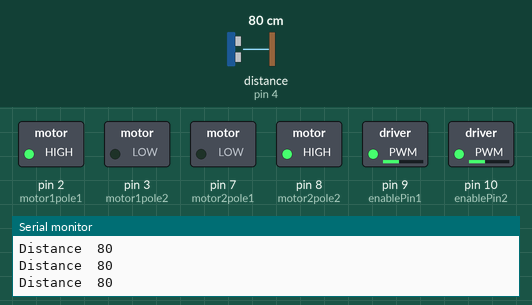
Recording of a sketch running on a simulated Arduino Uno, built with avr-gcc and run on an emulated ATmega328P. Parts: switched loads named in the sketch (green lamp = pin HIGH), the last lines printed to the serial monitor. Wiring (inferred from the names in the program): ultrasonic range finder: trigger pin 5; echo pin 4. The test bench sets the inputs (shaded band); at power-on: distance to the obstacle (sensor on pin 4) 80 cm. The echo pulse lasts 58.3 µs per cm; random numbers use the default seed unless the sketch sets one; pins used as bus, display or sensor lines are not drawn.

Above: at 1.2 s.
1.3 s: distance to the obstacle (sensor on pin 4) set to 35 cm
2.8 s: distance to the obstacle (sensor on pin 4) set to 28 cm
At 4.0 s:
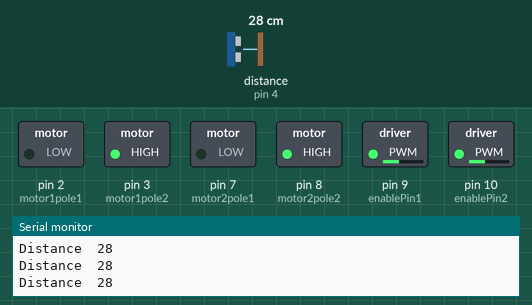
4.4 s: distance to the obstacle (sensor on pin 4) set to 25 cm
At 5.0 s:
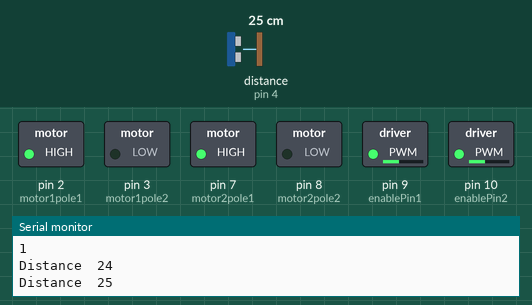
6.1 s: distance to the obstacle (sensor on pin 4) set to 60 cm
At 7.1 s:
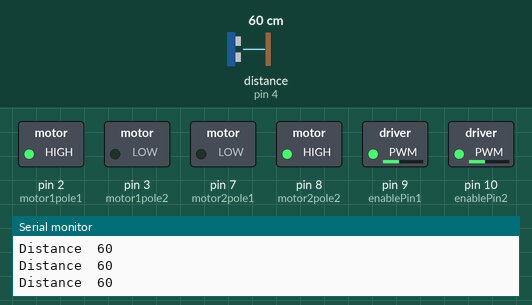
7.7 s: distance to the obstacle (sensor on pin 4) set to 2 cm
At 8.6 s:
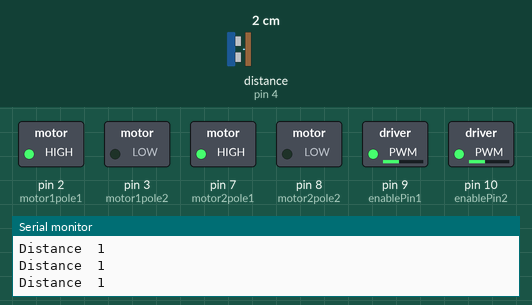
Timing chart, 0 to 10.3 s (numbered marks = the images above; inputs shaded):
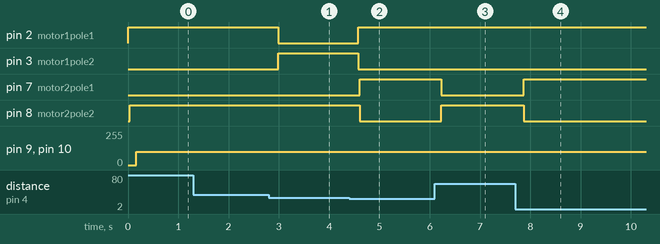

Measured:
- the behaviour switches between 31 and 30 cm on distance to the obstacle (sensor on pin 4) (found by bisection; images 0 and 1)
- the behaviour switches between 28 and 27 cm on distance to the obstacle (sensor on pin 4) (found by bisection; images 1 and 2)
- after the input at 2.8 s, pin 2 (motor1pole1): HIGH → LOW after 0.18 s; pin 3 (motor1pole2): LOW → HIGH after 0.18 s
- after the input at 4.4 s, pin 2 (motor1pole1): LOW → HIGH after 0.18 s; pin 3 (motor1pole2): HIGH → LOW after 0.18 s; pin 7 (motor2pole1): LOW → HIGH after 0.21 s; pin 8 (motor2pole2): HIGH → LOW after 0.21 s
- after the input at 6.1 s, pin 7 (motor2pole1): HIGH → LOW after 0.13 s; pin 8 (motor2pole2): LOW → HIGH after 0.13 s
- after the input at 7.7 s, pin 7 (motor2pole1): LOW → HIGH after 0.17 s; pin 8 (motor2pole2): HIGH → LOW after 0.17 s

The sketch:

Sumo_Logic_Avoid.ino
```cpp
#define echoPin 4 // Echo Pin Input
#define trigPin 5 // Trigger Pin Output

#define motor1pole1 2
#define motor1pole2 3
#define motor2pole1 7
#define motor2pole2 8

// map L293d motor enable pins to Arduino pins
#define enablePin1 9
#define enablePin2 10

#define M1_MAX_SPEED 100
#define M2_MAX_SPEED 100

#define motordelay 30
#define debugmotorsec 100

int mspeed = 160;  // pick a starting speed up to 255
int previousDistance;
int i;
int j;

void setup() {
  Serial.begin (115200);
  pinMode(trigPin, OUTPUT);
  pinMode(echoPin, INPUT);

  // set mapped L293D motor1 and motor 2 enable pins on Arduino to output (to turn on/off motor1 and motor2 via L293D)
  pinMode(enablePin1, OUTPUT);
  pinMode(enablePin2, OUTPUT);

  // set mapped motor poles to Arduino pins (via L293D)
  pinMode( motor1pole1 , OUTPUT);
  pinMode( motor1pole2, OUTPUT);
  pinMode( motor2pole1, OUTPUT);
  pinMode( motor2pole2 , OUTPUT);
  motorspeed(0, 0);
}

void loop()
{
  echo();
  motorspeed(mspeed, mspeed);
}

void echo()
{
  //int maximumRange = 60; // Maximum range needed
  int minimumRange = 30; // Minimum range needed
  long duration, distance; // Duration used to calculate distance

  digitalWrite(trigPin, LOW);
  delayMicroseconds(2);
  digitalWrite(trigPin, HIGH);
  delayMicroseconds(10);
  digitalWrite(trigPin, LOW);

  duration = pulseIn(echoPin, HIGH);
  distance = (duration) / 58.2;
  Serial.print ("Distance\t");
  Serial.println (distance);

    if (distance <= minimumRange)
    {
      if (previousDistance > distance)
      {
        i = random (1, 3);
        Serial.println (i);
        if (i == 1)
        {
          j = 2;
        }
        if (i == 2)
        {
          j = 1;
        }
      }
      motorforward(i);
      motorback(j);
      delay(debugmotorsec);
    }
      else
      {
        motorforward(1);
        motorforward(2);
        delay(debugmotorsec);
      }
    //delay(50);
    previousDistance = distance;
}

// MOTOR FUNCTIONS

void motorstop(int motornum){
  delay(motordelay);
  if (motornum == 1) {
    digitalWrite(motor1pole1, LOW);
    digitalWrite(motor1pole2, LOW);
  }
  else if (motornum == 2) {

    digitalWrite(motor2pole1, LOW);
    digitalWrite(motor2pole2, LOW);
  }
  delay(motordelay);
}

void motorforward(int motornum){
  if (motornum == 1) {
    digitalWrite(motor1pole1, HIGH);
    digitalWrite(motor1pole2, LOW);
  }
  else if (motornum == 2) {

    digitalWrite(motor2pole1, LOW);
    digitalWrite(motor2pole2, HIGH);
  }
  delay(motordelay);
}

void motorback(int motornum){
  if (motornum == 1) {
    digitalWrite(motor1pole1, LOW);
    digitalWrite(motor1pole2, HIGH);
  }
  else if (motornum == 2) {
    digitalWrite(motor2pole1, HIGH);
    digitalWrite(motor2pole2, LOW);
  }
  delay(motordelay);
}

void motorspeed(int motor1speed, int motor2speed) {
  if (motor1speed > M1_MAX_SPEED ) motor1speed = M1_MAX_SPEED; // limit top speed
  if (motor2speed > M2_MAX_SPEED ) motor2speed = M2_MAX_SPEED; // limit top speed
  if (motor1speed < 0) motor1speed = 0; // keep motor above 0
  if (motor2speed < 0) motor2speed = 0; // keep motor speed above 0
  analogWrite(enablePin1, motor1speed);
  analogWrite(enablePin2, motor2speed);
}
```
